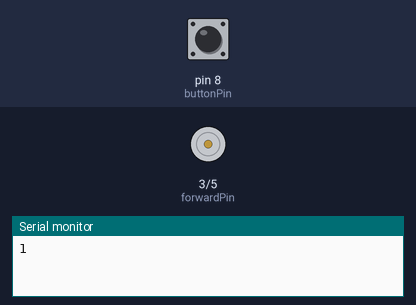
A sketch run on a simulated Arduino Uno, built with avr-gcc and run on an emulated ATmega328P. Shown: motor-driver pin pairs drawn as motors (green arrow = first pin HIGH = forward, orange = second pin HIGH = backward, longer = more drive, scaled by the enable pin), the last lines printed to the serial monitor. Inputs (shaded band) come from the test bench; at power-on: pin 8 (buttonPin) HIGH.

Above: at 0.1 s.
At 20.1 s:
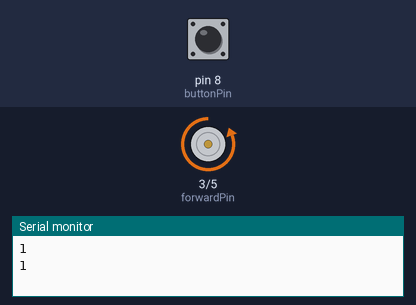
Timing chart, 0 to 21.6 s (numbered marks = the images above):
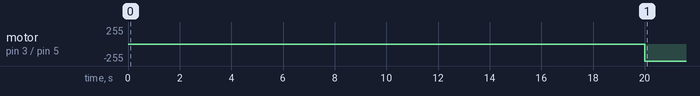

Measured:
- by itself, motor on pin 3 (forwardPin) / pin 5 (reversePin): stopped → backward 255/255 at 20.0 s

The sketch:

pump_circuit.ino
```cpp
#include <Servo.h>
Servo myservo;
//rudder related stuff
const int initPos = 84;
const int relativePos = 30;
const char stepSize = relativePos/6; //this must be a factor of relativePos
int currPos = initPos;
bool startup_complete = false;
const char rudderPin = 6;

//peristaltic pump stuff
const char forwardPin = 3;
const char reversePin = 5;
const char enablePin = 2;
const char buttonPin = 8;
const int delayTime = 120000;
char buttonState = 0;


void setup()
{
  Serial.begin(9600);
  pinMode(forwardPin, OUTPUT);
  pinMode(reversePin, OUTPUT);
  pinMode(enablePin, OUTPUT);
  pinMode(buttonPin, INPUT_PULLUP);
  //myservo.attach(rudderPin);
  //myservo.write(initPos);
  digitalWrite(enablePin, HIGH);
  //delay(300000);
}

void delayRudder(int targetPos){
  for(int i = 0; i < relativePos/stepSize; i++){
    if(currPos > targetPos){
      myservo.write(currPos - stepSize);
      currPos -= stepSize;
      delay(400);
    }
    else {
      myservo.write(currPos + stepSize);
      currPos += stepSize;
      delay(400);
    }
  }
}

void depthController(){

  digitalWrite(forwardPin, LOW);
  digitalWrite(reversePin, HIGH);
  //delayRudder(initPos - relativePos);
  delay(delayTime);

  digitalWrite(forwardPin, LOW);
  digitalWrite(reversePin, LOW);
  //delayRudder(initPos);
  delay(delayTime/2);

  digitalWrite(forwardPin, HIGH);
  digitalWrite(reversePin, LOW);
  //delayRudder(initPos + relativePos);
  delay(delayTime);

  digitalWrite(forwardPin, LOW);
  digitalWrite(reversePin, LOW);
  //delayRudder(initPos);
  delay(delayTime/2);

}

void loop()
{
  // if(!startup_complete){
  //   digitalWrite(forwardPin, LOW);
  //   digitalWrite(reversePin, HIGH);
  //   delay(7500);
  //   startup_complete = true;
  // }
  // depthController();

  // if(digitalRead(buttonPin) == 1){

  // }
  Serial.println(digitalRead(buttonPin));
  switch(buttonState){
      case 0:
        digitalWrite(forwardPin, LOW);
        digitalWrite(reversePin, LOW);
        delay(20000);
        buttonState = 1;
        break;
      case 1:
      //sucks water out
        digitalWrite(forwardPin, LOW);
        digitalWrite(reversePin, HIGH);
        delay(120000);
        buttonState = 2;
        break;
      case 2:
        digitalWrite(forwardPin, LOW);
        digitalWrite(reversePin, LOW);
        delay(20000);
        buttonState = 3;
        break;
      case 3:
      //sucks water in
        digitalWrite(forwardPin, HIGH);
        digitalWrite(reversePin, LOW);
        delay(100000);
        buttonState = 0;
        break;
      default:
        buttonState = 0;
    }


}
```
